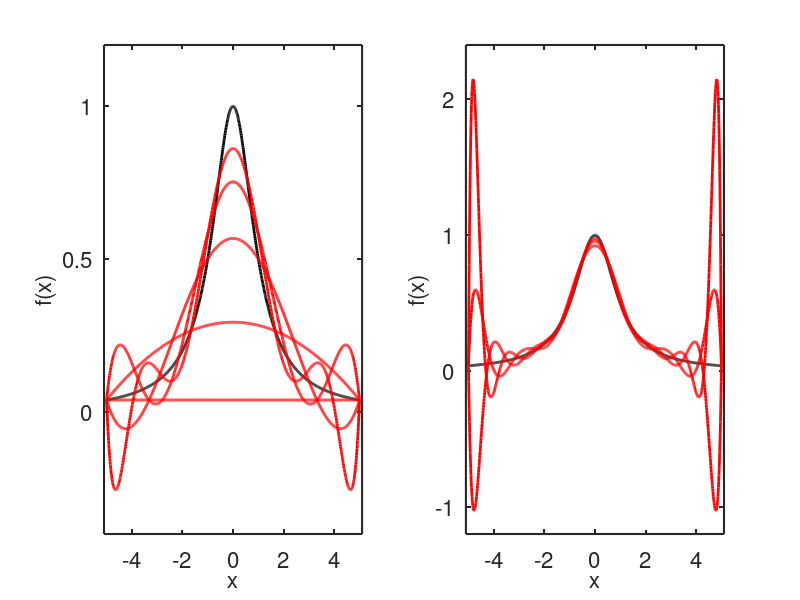

Here is the MATLAB script that generated this plot:

clc
clear all
close all

% Set the Runge function
f = @(x) 1./(1 + x.^2); 
% Set the point to build the plot of the Rung function
xx = linspace(-5, 5, 1000);
fxx = f(xx);

% Plot the Runge function
figure
subplot(1,2,1)
hold on, box on
plot(xx, fxx, 'k-', 'LineWidth',2)
axis([-5.1 5.1 -0.4 1.2])
set(gca,'FontSize',16)
set(gca,'LineWidth',1.5)
xlabel('x','FontSize',16)
ylabel('f(x)','FontSize',16)

% Plot the Linear interpolant polynomial
for k = [2:2:10]
  x = linspace(-5, 5, k);
  fx = f(x);
  coef = polyfit(x, fx, k-1);
  yy = polyval(coef, xx);
  plot(xx, yy, 'r-', 'LineWidth',2)
  norm((fxx-yy),'inf')
  pause
end

% Plot the Runge function
subplot(1,2,2)%impila grafici
hold on, box on%aggiungi plot a figura esistente creando un riquadro
plot(xx, fxx, 'k-', 'LineWidth',2)
axis([-5.1 5.1 -1.2 2.4])
set(gca,'FontSize',16)
set(gca,'LineWidth',1.5)
xlabel('x','FontSize',16)
ylabel('f(x)','FontSize',16)

% Plot the Linear interpolant polynomial
for k = [12:2:16]
  x = linspace(-5, 5, k);
  fx = f(x);
  coef = polyfit(x, fx, k-1);    
  yy = polyval(coef, xx);
  plot(xx, yy, 'r-', 'LineWidth',2)
  norm((fxx-yy),'inf')
  pause
end

% The interpolation polynomials approach the function in the middle
% of the interval, but close to the boundaries increasing oscillations appear.

